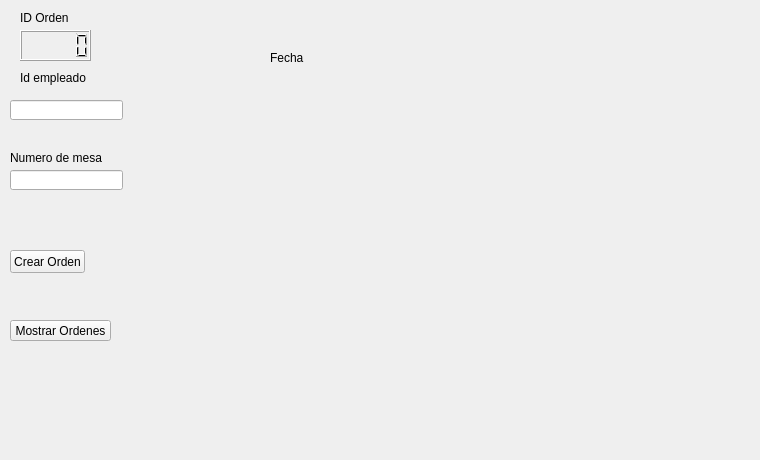
   <widget class="QWidget" name="tab_9">
    <attribute name="title">
     <string>Orden</string>
    </attribute>
    <widget class="QLabel" name="label_45">
     <property name="geometry">
      <rect>
       <x>450</x>
       <y>130</y>
       <width>301</width>
       <height>321</height>
      </rect>
     </property>
     <property name="text">
      <string/>
     </property>
     <property name="pixmap">
      <pixmap>L3.png</pixmap>
     </property>
    </widget>
    <widget class="QPushButton" name="pushButton_7">
     <property name="geometry">
      <rect>
       <x>10</x>
       <y>250</y>
       <width>75</width>
       <height>23</height>
      </rect>
     </property>
     <property name="text">
      <string>Crear Orden</string>
     </property>
    </widget>
    <widget class="QPushButton" name="pushButton_9">
     <property name="geometry">
      <rect>
       <x>10</x>
       <y>320</y>
       <width>101</width>
       <height>21</height>
      </rect>
     </property>
     <property name="text">
      <string>Mostrar Ordenes</string>
     </property>
    </widget>
    <widget class="QLabel" name="label_94">
     <property name="geometry">
      <rect>
       <x>20</x>
       <y>70</y>
       <width>81</width>
       <height>16</height>
      </rect>
     </property>
     <property name="text">
      <string>Id empleado</string>
     </property>
    </widget>
    <widget class="QLineEdit" name="lineEdit_19">
     <property name="geometry">
      <rect>
       <x>10</x>
       <y>100</y>
       <width>113</width>
       <height>20</height>
      </rect>
     </property>
    </widget>
    <widget class="QLabel" name="label_95">
     <property name="geometry">
      <rect>
       <x>10</x>
       <y>150</y>
       <width>101</width>
       <height>16</height>
      </rect>
     </property>
     <property name="text">
      <string>Numero de mesa</string>
     </property>
    </widget>
    <widget class="QLineEdit" name="lineEdit_20">
     <property name="geometry">
      <rect>
       <x>10</x>
       <y>170</y>
       <width>113</width>
       <height>20</height>
      </rect>
     </property>
    </widget>
    <widget class="QLabel" name="label_15">
     <property name="geometry">
      <rect>
       <x>270</x>
       <y>80</y>
       <width>281</width>
       <height>16</height>
      </rect>
     </property>
     <property name="styleSheet">
      <string notr="true">font: 14pt &quot;Calculator&quot;;</string>
     </property>
     <property name="text">
      <string/>
     </property>
    </widget>
    <widget class="QLabel" name="label_96">
     <property name="geometry">
      <rect>
       <x>270</x>
       <y>50</y>
       <width>81</width>
       <height>16</height>
      </rect>
     </property>
     <property name="text">
      <string>Fecha</string>
     </property>
    </widget>
    <widget class="QLCDNumber" name="id_pedido_2">
     <property name="geometry">
      <rect>
       <x>20</x>
       <y>30</y>
       <width>71</width>
       <height>31</height>
      </rect>
     </property>
    </widget>
    <widget class="QLabel" name="label_97">
     <property name="geometry">
      <rect>
       <x>20</x>
       <y>10</y>
       <width>81</width>
       <height>16</height>
      </rect>
     </property>
     <property name="text">
      <string>ID Orden</string>
     </property>
    </widget>
   </widget>
